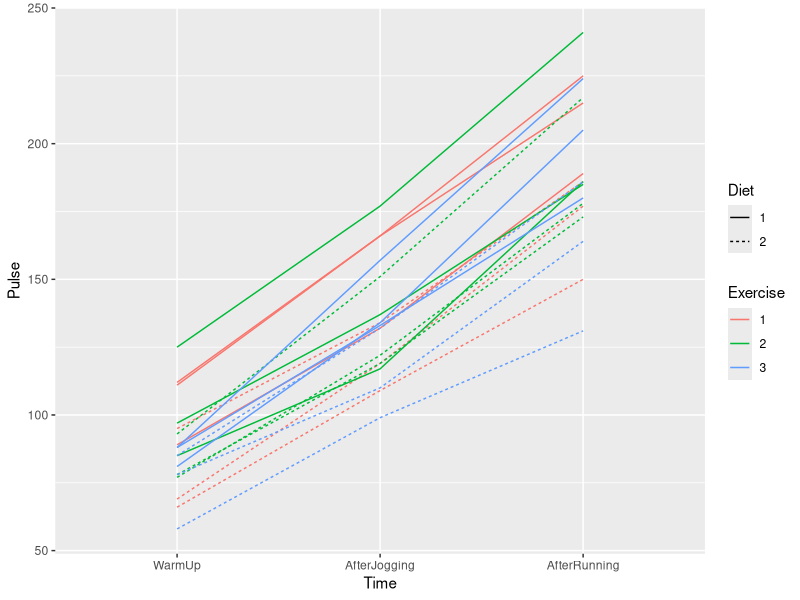
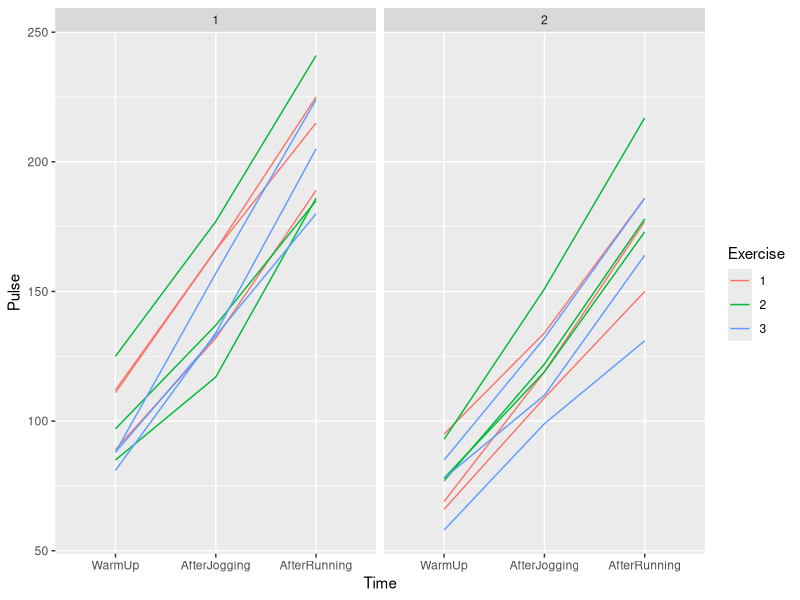
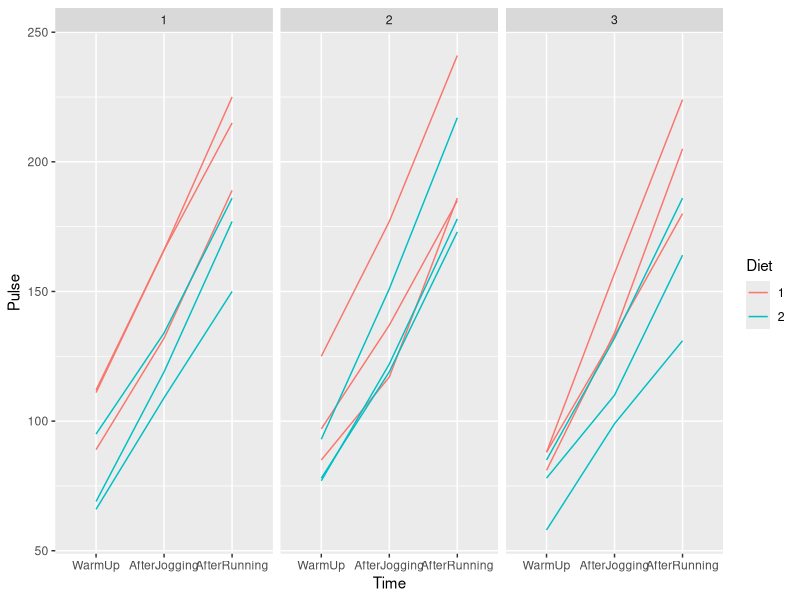
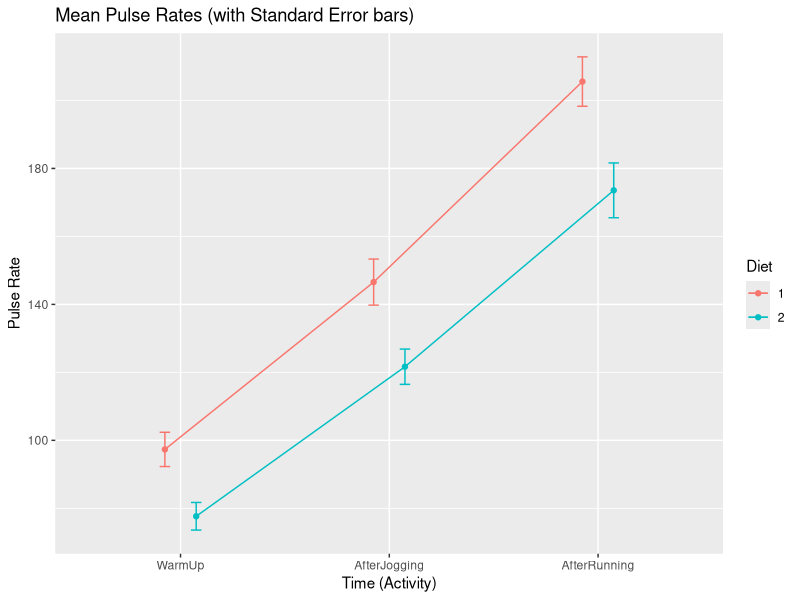

Reproduce these figures in R, in order.
## ---- chunk 1
knitr::opts_chunk$set(echo = TRUE)
library(tidyverse)
library(knitr)
library(emmeans)
## ---- chunk 2
pulse <- read.csv("pulseRepMeasures.csv")
kable(head(pulse))
## ---- chunk 3
pulse <- pulse %>%
  arrange(Subject)
kable(head(pulse))
## ---- chunk 4
pulse <- pulse %>%
  mutate(Subject = as.factor(Subject),
         Exercise = as.factor(Exercise),
         Diet = as.factor(Diet),
         Time = factor(Time, levels=c("WarmUp", "AfterJogging", "AfterRunning")))
## ---- chunk 5
ggplot(pulse) + 
  geom_line(aes(x=Time, y=Pulse, color=Exercise, linetype=Diet, group=Subject))

## ---- chunk 6
ggplot(pulse) + 
    geom_line(aes(x=Time, y=Pulse, color=Exercise, group=Subject)) + 
  facet_wrap(~Diet)
## ---- chunk 7
ggplot(pulse) + 
    geom_line(aes(x=Time, y=Pulse, color=Diet, group=Subject)) + 
  facet_wrap(~Exercise)
## ---- chunk 8
pulse.anova <- aov(Pulse ~ Diet*Exercise*Time + Error(Subject/Time), data=pulse)
summary(pulse.anova)
## ---- chunk 9
pulse.summary <- pulse %>%
  group_by(Diet, Time) %>%
  summarise(Mean = mean(Pulse),
            SE = sd(Pulse)/sqrt(length(Pulse)))
# We include a position_dodge() so the error bars does not overlap
ggplot(pulse.summary, aes(x=Time, y=Mean, colour=Diet)) + 
  geom_errorbar(aes(ymin=Mean-SE, ymax=Mean+SE), width=.1, position=position_dodge(0.3)) +
  geom_line(aes(group=Diet), position=position_dodge(0.3)) +
  geom_point(position=position_dodge(0.3)) +
  xlab("Time (Activity)") +
  ylab("Pulse Rate") +
  ggtitle("Mean Pulse Rates (with Standard Error bars)")
## ---- chunk 10
kable(pulse.summary)
